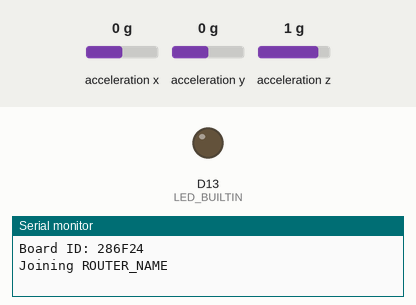
A sketch run on a simulated Arduino Nano 33 IoT. On the bench: output pins drawn as LEDs (lit = HIGH), the last lines printed to the serial monitor. The inputs (shaded band) are chosen by the test bench; at power-on: acceleration x 0 g, acceleration y 0 g, acceleration z 1 g. WiFi joins after 1.5 s; servers stay silent unless stated.

Above: at 0.1 s.
At 1.6 s:
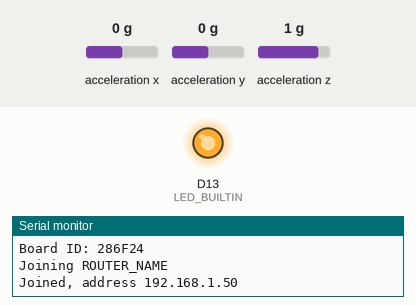
Timing chart, 0 to 3.1 s (numbered marks = the images above):
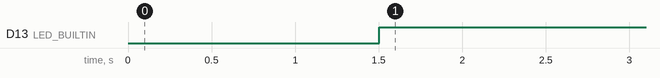

The sketch:

tilt_world.ino
```cpp
/*
  Tilt World (ART 150, Cut the Cord lesson)

  Reads the Nano 33 IoT's built-in accelerometer and sends it over Wi-Fi to
  the laptop running relay.py --tilt, where tilting the board moves you
  through a VR world.

  Upload this once over USB. Then unplug the USB cable and power the board
  from a 9V battery: red wire to VIN, black wire to GND. The sketch stays in
  the board's memory and starts by itself whenever it gets power.

  With no computer attached, the built-in LED tells you what's happening:
    - flashing: joining the Wi-Fi
    - on:       connected and sending
    - fast:     the accelerometer didn't start

  The only lines to change are the Wi-Fi name and password just below.

  How it works: about 30 times a second, the board sends a line like
  "V3F9A21,-120,30,980" over UDP. That's this board's ID (the last six
  characters of its hardware address), then x, y and z in thousandths of a g.
  The laptop's relay.py announces itself on the network once a second. The
  board sends straight to it once it hears that, and to the whole network
  until then.
*/

#include <SPI.h>
#include <WiFiNINA.h>
#include <WiFiUdp.h>
#include <Arduino_LSM6DS3.h>

// ---- change these two lines to the classroom router's 2.4 GHz network ----
const char WIFI_NAME[] = "ROUTER_NAME";
const char WIFI_PASSWORD[] = "ROUTER_PASSWORD";

const unsigned int UDP_PORT = 9000;     // relay.py listens here
const unsigned int BEACON_PORT = 9001;  // relay.py announces itself here
const unsigned long SEND_EVERY = 33;    // ms: about 30 messages a second

WiFiUDP udp;
char boardId[7];                // e.g. "3F9A21"
IPAddress sendTo;               // the whole network, until we hear the relay
bool wifiReady = false;
unsigned long lastWifiTry = 0;
unsigned long lastSend = 0;

void setup() {
  // Serial is fine on a battery, but never add "while (!Serial);" here:
  // with no computer attached, the sketch would wait forever.
  Serial.begin(115200);
  pinMode(LED_BUILTIN, OUTPUT);

  if (!IMU.begin()) {
    Serial.println("The accelerometer didn't start");
    while (true) {
      digitalWrite(LED_BUILTIN, millis() / 80 % 2);
    }
  }

  // the MAC address comes back last byte first: mac[0] is the end of it
  byte mac[6];
  WiFi.macAddress(mac);
  snprintf(boardId, sizeof(boardId), "%02X%02X%02X", mac[2], mac[1], mac[0]);
  Serial.print("Board ID: ");
  Serial.println(boardId);

  joinWifi();
}

// Even when WiFi.begin() reports a failure, the Wi-Fi chip keeps trying on
// its own, and on a weak signal that can take 20+ seconds. Calling begin()
// again restarts that attempt, so we leave it 30 seconds between tries.
void joinWifi() {
  lastWifiTry = millis();
  Serial.print("Joining ");
  Serial.println(WIFI_NAME);
  WiFi.begin(WIFI_NAME, WIFI_PASSWORD);
}

// Once on the network, work out where to send and open the socket.
void startSending() {
  // send to the whole network (e.g. 192.168.1.255) until the relay is found
  IPAddress ip = WiFi.localIP();
  IPAddress mask = WiFi.subnetMask();
  for (int i = 0; i < 4; i++) {
    sendTo[i] = ip[i] | (~mask[i] & 0xFF);
  }
  WiFi.noLowPowerMode();   // keep the radio awake: steadier, faster sends
  udp.begin(BEACON_PORT);  // listen for the relay; we send to UDP_PORT
  wifiReady = true;
  Serial.print("Joined, address ");
  Serial.println(ip);
}

void loop() {
  if (WiFi.status() != WL_CONNECTED) {
    wifiReady = false;
    digitalWrite(LED_BUILTIN, millis() / 250 % 2);  // flash while joining
    if (millis() - lastWifiTry > 30000) {
      joinWifi();
    }
    return;
  }

  digitalWrite(LED_BUILTIN, HIGH);
  if (!wifiReady) {
    startSending();
  }

  // the relay sends "RELAY" once a second: from then on, send straight to it
  while (udp.parsePacket() > 0) {
    char buf[8] = { 0 };
    udp.read(buf, sizeof(buf) - 1);
    if (strncmp(buf, "RELAY", 5) == 0) {
      sendTo = udp.remoteIP();
    }
  }

  if (millis() - lastSend >= SEND_EVERY && IMU.accelerationAvailable()) {
    float x, y, z;
    IMU.readAcceleration(x, y, z);

    // whole numbers, because snprintf can't print decimals on this board
    char line[32];
    int len = snprintf(line, sizeof(line), "V%s,%d,%d,%d", boardId,
                       (int)(x * 1000), (int)(y * 1000), (int)(z * 1000));

    udp.beginPacket(sendTo, UDP_PORT);
    udp.write((const uint8_t *)line, len);
    udp.endPacket();
    lastSend = millis();
  }
}
```

Measured:
- by itself, D13 (LED_BUILTIN): LOW → HIGH at 1.5 s
